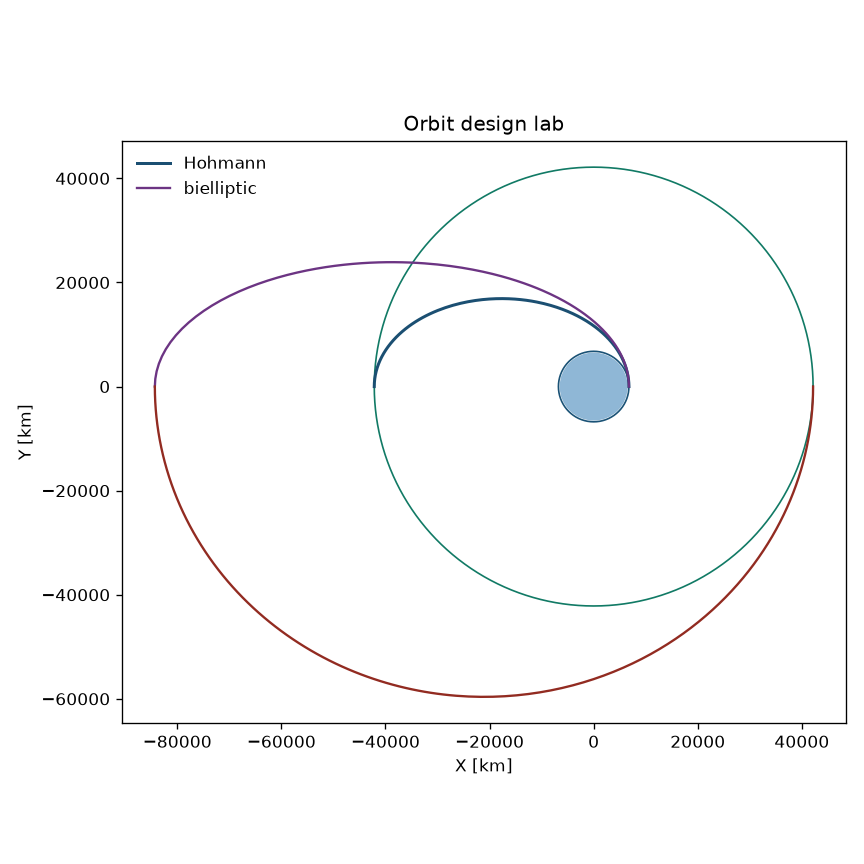

This figure's Python source:
#!/usr/bin/env python3
"""Interactive Earth-orbit design lab.

The seed point is computed by the one-shot ASTRO programs. The HTML page
recomputes the same closed-form results in the browser. The LEO-raise tab is
the impulsive Hohmann reference plus a pure plane-change impulse; gravity
loss stays on ASTRO - MultiBurnLeoRaise.
"""

from __future__ import annotations

import argparse
import importlib.util
import json
import math
import shutil
import subprocess
import sys
import tempfile
import webbrowser
from pathlib import Path

G0 = 9.80665
R0_EARTH = 6.3742e6
OMEGA_E = 7.292115e-5
AE_WGS84 = 6378137.0
J2 = 1.08228e-3
PLOT_TITLE = "Orbit design lab"
SKILL_DIR = Path(__file__).resolve().parent
SKILLS = SKILL_DIR.parent
CHECK_TOL = 1e-6

JS_FILES = [
    "two_body.js",
    "hohmann.js",
    "bielliptic.js",
    "plane_change.js",
    "geo_stationkeeping.js",
    "clohessy_wiltshire.js",
    "phasing.js",
    "lambert.js",
    "drag_delta_v.js",
    "multi_burn_leo_raise.js",
    "orbit_insertion.js",
    "j2_rates.js",
    "coverage.js",
    "launch_azimuth.js",
    "vacuum_propellant.js",
    "ground_track.js",
    "globe.js",
    "map2d.js",
    "lab.js",
]

PARITY_KEYS = [
    "strategy",
    "hohmann_dv",
    "hohmann_tof",
    "hohmann_recommendation",
    "bielliptic_dv",
    "bielliptic_tof",
    "bielliptic_recommendation",
    "plane_dv",
    "geo_ns",
    "geo_ew",
    "geo_total",
    "cw_x",
    "cw_z",
    "cw_null",
    "cw_hold",
    "phase_dv",
    "lambert_dv1",
    "lambert_dv2",
    "drag_dv",
    "raise_dv",
    "raise_plane",
    "raise_gravity",
    "insertion_dv",
    "insertion_where",
    "eclipse_fraction",
    "gt_lat",
    "gt_lon",
    "coverage_swath",
    "coverage_revisit",
    "coverage_lambda",
    "j2_node",
    "j2_apsis",
    "launch_inc",
    "launch_assist",
    "dv_total",
    "m_propellant",
]

ASSUMPTIONS = (
    "Earth-orbit studio; Hohmann and bielliptic are the impulsive circular-orbit "
    "transfers; plane change is 2*v*sin(di/2) on a circular orbit; GEO station-keeping "
    "uses the geostationary radius and the yearly north-south and east-west impulses; "
    "Clohessy-Wiltshire is planar about a circular chief and the budget scalar is the "
    "hypotenuse of the null or hold components; phasing, Lambert parking burns, drag "
    "per revolution, and insertion circularization are the one-shot results; the LEO "
    "raise tab is MultiBurnLeoRaise's impulsive Hohmann plus a plane-change impulse "
    "at the slower circular radius, with gravity loss left at 0; coverage revisit is "
    "the equatorial count and the map draws that swath along the ground track; "
    "VacuumPropellantMass sums the checked named pieces"
)


class DesignError(Exception):
    pass


def print_kv(key: str, value: object) -> None:
    if isinstance(value, float):
        text = f"{value:.8g}"
    else:
        text = str(value)
    print(f"{key}: {text}")


def load_module(folder: str, filename: str, name: str):
    path = SKILLS / folder / filename
    spec = importlib.util.spec_from_file_location(name, path)
    if spec is None or spec.loader is None:
        raise ImportError(path)
    module = importlib.util.module_from_spec(spec)
    sys.modules[name] = module
    spec.loader.exec_module(module)
    return module


def modules() -> dict:
    return {
        "hohmann": load_module("ASTRO - HohmannTransfer", "hohmann_transfer.py", "orbitlab_hohmann"),
        "bielliptic": load_module("ASTRO - BiellipticTransfer", "bielliptic_transfer.py", "orbitlab_bielliptic"),
        "plane": load_module("ASTRO - PlaneChangeImpulse", "plane_change_impulse.py", "orbitlab_plane"),
        "geo": load_module("ASTRO - GeostationaryStationKeeping", "geostationary_station_keeping.py", "orbitlab_geo"),
        "cw": load_module("ASTRO - RelativeOrbitClohessyWiltshire", "relative_orbit_clohessy_wiltshire.py", "orbitlab_cw"),
        "phase": load_module("ASTRO - RendezvousPhasing", "rendezvous_phasing.py", "orbitlab_phase"),
        "lambert": load_module("ASTRO - LambertTransfer", "lambert_transfer.py", "orbitlab_lambert"),
        "drag": load_module("ASTRO - AerodynamicDragDeltaV", "aerodynamic_drag_delta_v.py", "orbitlab_drag"),
        "raise": load_module("ASTRO - MultiBurnLeoRaise", "multi_burn_leo_raise.py", "orbitlab_raise"),
        "insert": load_module("ASTRO - OrbitInsertionFromBurnout", "orbit_insertion_from_burnout.py", "orbitlab_insert"),
        "op": load_module("ASTRO - OrbitalParameters", "orbital_parameters.py", "orbitlab_op"),
        "ground": load_module("ASTRO - GroundTrackEarth", "ground_track_earth.py", "orbitlab_ground"),
        "cover": load_module("ASTRO - CoverageAndRevisit", "coverage_and_revisit.py", "orbitlab_cover"),
        "j2": load_module("ASTRO - J2SecularRates", "j2_secular_rates.py", "orbitlab_j2"),
        "launch": load_module("ASTRO - LaunchAzimuthInclination", "launch_azimuth_inclination.py", "orbitlab_launch"),
        "vac": load_module("ASTRO - VacuumPropellantMass", "vacuum_propellant_mass.py", "orbitlab_vac"),
    }


def default_seed(mods: dict | None = None) -> dict:
    r0 = R0_EARTH
    mu = G0 * r0 * r0
    r1 = r0 + 400000.0
    r2 = (mu / OMEGA_E**2) ** (1.0 / 3.0)
    rb = 2.0 * r2
    r_lam = r0 + 2.0e6
    return {
        "R0": r0,
        "r1": r1,
        "r2": r2,
        "alt": None,
        "ecc": None,
        "rb": rb,
        "strategy": "auto",
        "plane_a": r1,
        "plane_i": math.radians(51.6),
        "plane_di": math.radians(5.0),
        "geo_di": math.radians(0.8),
        "geo_e": 1.0e-4,
        "geo_burns": 12,
        "geo_years": 1.0,
        "cw_x": 1000.0,
        "cw_z": 400.0,
        "cw_xd": 0.05,
        "cw_zd": -0.02,
        "cw_time": 600.0,
        "cw_a": r1,
        "cw_piece": "cw_null",
        "phase_r": r1,
        "phase": math.radians(20.0),
        "phase_lead": "target",
        "phase_revs": 1,
        "lam_r1x": r1,
        "lam_r1y": 0.0,
        "lam_r1z": 0.0,
        "lam_r2x": 0.0,
        "lam_r2y": r_lam,
        "lam_r2z": 0.0,
        "lam_tof": 0.42 * 2.0 * math.pi * math.sqrt(r_lam**3 / mu),
        "lam_way": "short",
        "drag_alt": 400000.0,
        "drag_mass": 500.0,
        "drag_cd": 2.2,
        "drag_area": 1.5,
        "drag_revs": 3,
        "drag_rho": None,
        "raise_r1": r1,
        "raise_r2": r0 + 800000.0,
        "raise_di": math.radians(2.0),
        "ins_r": r1,
        "ins_v": math.sqrt(mu / r1) * 0.99,
        "ins_gamma": math.radians(2.0),
        "el_a": r1,
        "el_e": 0.0,
        "el_i": math.radians(51.6),
        "el_beta": 0.0,
        "gt_a": r1,
        "gt_e": 0.0,
        "gt_i": math.radians(51.6),
        "gt_raan": 0.0,
        "gt_arg": 0.0,
        "gt_nu": 0.0,
        "gt_orbits": 2,
        "cov_alt": 400000.0,
        "cov_elev": math.radians(25.0),
        "cov_i": math.radians(51.6),
        "cov_orbits": 2,
        "j2_a": r1,
        "j2_e": 0.0,
        "j2_i": math.radians(98.0),
        "launch_lat": math.radians(28.5),
        "launch_az": math.radians(90.0),
        "launch_alt": 400000.0,
        "dry": 500.0,
        "isp": 310.0,
        "ve": None,
        "growth": 0.0,
        "budget": {},
    }


def _on(seed: dict, flag: str, fallback: bool) -> bool:
    budget = seed.get("budget") or {}
    if flag not in budget:
        return fallback
    return bool(budget[flag])


def insertion_delta(mod, mu: float, radius_body: float, radius: float, speed: float, gamma: float) -> dict:
    """Same burnout arithmetic as ASTRO - OrbitInsertionFromBurnout.run."""
    energy = speed**2 / 2.0 - mu / radius
    h = radius * speed * math.cos(gamma)
    closed = energy < 0.0 and h > 1.0
    if not closed:
        return {"dv": None, "where": "none"}
    a = -mu / (2.0 * energy)
    ecc = math.sqrt(max(0.0, 1.0 + 2.0 * energy * h * h / (mu * mu)))
    ra = a * (1.0 + ecc)
    nearly = ecc < 1e-4 and abs(gamma) < 1e-3
    if nearly:
        return {"dv": math.sqrt(mu / radius) - speed, "where": "burnout"}
    v_a = math.sqrt(mu * (2.0 / ra - 1.0 / a))
    return {"dv": math.sqrt(mu / ra) - v_a, "where": "apoapsis"}


def compute(seed: dict, mods: dict) -> dict:
    r0 = float(seed["R0"])
    mu = G0 * r0 * r0
    if seed.get("alt") is not None and seed.get("ecc") is not None:
        r1, r2 = mods["hohmann"].radii_from_altitude(r0, float(seed["alt"]), float(seed["ecc"]))
    else:
        r1 = float(seed["r1"])
        r2 = float(seed["r2"])
    rb = float(seed["rb"])
    hoh = mods["hohmann"].solve_transfer(mu, r1, r2, "radii")
    hoh_rec = mods["hohmann"].recommend_against_biparabolic(
        hoh.dv, mods["hohmann"].biparabolic_delta_v(mu, r1, r2)
    )
    bi = mods["bielliptic"].solve_transfer(mu, r1, r2, rb, "radii")
    strategy = seed.get("strategy") or "auto"
    if strategy == "auto":
        strategy = "bielliptic" if bi.recommendation == "bielliptic" else "hohmann"
    plane = mods["plane"].plane_change_impulse(math.sqrt(mu / float(seed["plane_a"])), float(seed["plane_di"]))
    geo = mods["geo"].evaluate(float(seed["geo_di"]), float(seed["geo_e"]), int(seed["geo_burns"]), float(seed["geo_years"]))
    cw = mods["cw"].evaluate(
        float(seed["cw_x"]), float(seed["cw_z"]), float(seed["cw_xd"]), float(seed["cw_zd"]),
        float(seed["cw_time"]), float(seed["cw_a"]), mu,
    )
    phase = mods["phase"].evaluate(
        float(seed["phase_r"]), float(seed["phase"]), str(seed["phase_lead"]), int(seed["phase_revs"]), mu,
    )
    r1v = (float(seed["lam_r1x"]), float(seed["lam_r1y"]), float(seed["lam_r1z"]))
    r2v = (float(seed["lam_r2x"]), float(seed["lam_r2y"]), float(seed["lam_r2z"]))
    lam = mods["lambert"].solve(
        r1v, r2v, float(seed["lam_tof"]), mu, str(seed["lam_way"]),
        math.sqrt(mu / math.hypot(*r1v)), math.sqrt(mu / math.hypot(*r2v)),
    )
    drag = mods["drag"].evaluate(
        float(seed["drag_alt"]), float(seed["drag_mass"]), float(seed["drag_cd"]),
        float(seed["drag_area"]), seed.get("drag_rho"),
    )
    dv1, dv2, dv_h = mods["raise"].hohmann_impulsive(mu, float(seed["raise_r1"]), float(seed["raise_r2"]))
    slower = math.sqrt(mu / max(float(seed["raise_r1"]), float(seed["raise_r2"])))
    di = float(seed["raise_di"])
    dv_plane = 0.0 if abs(di) < 1e-15 else mods["plane"].plane_change_impulse(slower, di)
    inserted = insertion_delta(mods["insert"], mu, r0, float(seed["ins_r"]), float(seed["ins_v"]), float(seed["ins_gamma"]))
    eclipse = mods["op"].circular_orbit_eclipse_fraction(r0, float(seed["el_a"]), float(seed["el_beta"]))
    body = mods["ground"].resolve_body(None if r0 == R0_EARTH else r0, None, None, None, None)
    gt_orbit = mods["ground"].orbit_from_elements(
        body.mu, float(seed["gt_a"]), float(seed["gt_e"]), float(seed["gt_i"]),
        float(seed["gt_raan"]), float(seed["gt_arg"]), float(seed["gt_nu"]), None, "elements",
    )
    sub = mods["ground"].subsatellite_at(body, gt_orbit, gt_orbit.period / 4.0, 0.0, 0.0)
    cover = mods["cover"].evaluate(mods["cover"].R0_EARTH + float(seed["cov_alt"]), float(seed["cov_elev"]))
    j2_body = mods["j2"].resolve_body(None, None, None, None)
    rates = mods["j2"].evaluate_rates(j2_body, float(seed["j2_a"]), float(seed["j2_e"]), float(seed["j2_i"]))
    launch_i = mods["launch"].inclination_from_azimuth(float(seed["launch_lat"]), float(seed["launch_az"]))
    launch_assist = mods["launch"].rotation_assist(
        mods["launch"].OMEGA_E, mods["launch"].R_WGS84, float(seed["launch_lat"]), float(seed["launch_az"])
    )
    cw_null = math.hypot(cw["dv_null_x_m_s"], cw["dv_null_z_m_s"])
    cw_hold = math.hypot(cw["dv_hold_x_m_s"], cw["dv_hold_z_m_s"])
    pieces: list[tuple[str, float]] = []
    if _on(seed, "hohmann", strategy == "hohmann"):
        pieces += [("hohmann_depart", hoh.dv_depart), ("hohmann_arrive", hoh.dv_arrive)]
    if _on(seed, "bielliptic", strategy == "bielliptic"):
        pieces += [("bielliptic_1", bi.dv1), ("bielliptic_2", bi.dv2), ("bielliptic_3", bi.dv3)]
    if _on(seed, "plane", False):
        pieces.append(("plane_change", plane))
    if _on(seed, "geo", False):
        pieces += [("geo_ns", geo["dv_ns_m_s"]), ("geo_ew", geo["dv_ew_m_s"])]
    if _on(seed, "phasing", False):
        pieces.append(("phasing", float(phase["dv_total_m_s"])))
    if _on(seed, "lambert", False):
        pieces += [("lambert_depart", float(lam["dv1_m_s"])), ("lambert_arrive", float(lam["dv2_m_s"]))]
    if _on(seed, "cw", False):
        pieces.append((str(seed.get("cw_piece") or "cw_null"), cw_hold if seed.get("cw_piece") == "cw_hold" else cw_null))
    if _on(seed, "drag", False):
        pieces.append(("drag", float(drag["dv_per_rev_m_s"]) * float(seed["drag_revs"])))
    if _on(seed, "raise", False):
        pieces.append(("leo_raise", dv_h + dv_plane))
    if _on(seed, "insertion", False):
        pieces.append(("circularization", float(inserted["dv"] or 0.0)))
    dv_total = sum(piece for _name, piece in pieces)
    prop = None
    if seed.get("dry") and (seed.get("isp") or seed.get("ve")) and pieces:
        ve = mods["vac"].exhaust_speed(seed.get("isp"), seed.get("ve"))
        _final, propellant, _wet = mods["vac"].propellant_mass(
            float(seed["dry"]), float(seed.get("growth") or 0.0), dv_total, ve
        )
        prop = propellant
    return {
        "ok": True,
        "mu": mu,
        "r1": r1,
        "r2": r2,
        "rb": rb,
        "strategy": strategy,
        "hohmann_dv": hoh.dv,
        "hohmann_dv_depart": hoh.dv_depart,
        "hohmann_dv_arrive": hoh.dv_arrive,
        "hohmann_tof": hoh.tof,
        "hohmann_recommendation": hoh_rec,
        "bielliptic_dv": bi.dv,
        "bielliptic_dv1": bi.dv1,
        "bielliptic_dv2": bi.dv2,
        "bielliptic_dv3": bi.dv3,
        "bielliptic_tof": bi.tof,
        "bielliptic_recommendation": bi.recommendation,
        "plane_dv": plane,
        "geo_ns": geo["dv_ns_m_s"],
        "geo_ew": geo["dv_ew_m_s"],
        "geo_total": geo["dv_total_m_s"],
        "cw_x": cw["x_m"],
        "cw_z": cw["z_m"],
        "cw_null": cw_null,
        "cw_hold": cw_hold,
        "phase_dv": float(phase["dv_total_m_s"]),
        "lambert_dv1": float(lam["dv1_m_s"]),
        "lambert_dv2": float(lam["dv2_m_s"]),
        "drag_dv": float(drag["dv_per_rev_m_s"]),
        "raise_dv": dv_h + dv_plane,
        "raise_plane": dv_plane,
        "raise_gravity": 0.0,
        "insertion_dv": inserted["dv"],
        "insertion_where": inserted["where"],
        "eclipse_fraction": eclipse,
        "gt_lat": sub.lat_geodetic,
        "gt_lon": sub.lon,
        "coverage_swath": float(cover["swath_m"]),
        "coverage_revisit": int(cover["revisit_periods"]),
        "coverage_lambda": float(cover["lambda_rad"]),
        "j2_node": rates.omega_dot_node,
        "j2_apsis": rates.omega_dot_apsis,
        "launch_inc": launch_i,
        "launch_assist": launch_assist,
        "dv_total": dv_total,
        "m_propellant": prop,
        "pieces": [{"name": name, "dv": dv} for name, dv in pieces],
        "_hoh": hoh,
        "_bi": bi,
    }


def density_table(drag_mod) -> list[list[float]]:
    rows = []
    alt = 90000.0
    while alt <= 800000.0 + 1.0:
        rho, _source = drag_mod.density_at(alt, None)
        rows.append([alt, float(rho)])
        alt += 5000.0
    return rows


def read_lab_js() -> str:
    return "\n".join((SKILL_DIR / "js" / name).read_text(encoding="utf-8") for name in JS_FILES)


def embed_json(payload: object) -> str:
    return json.dumps(payload, separators=(",", ":")).replace("<", "\\u003c")


def bake_html(seed: dict, pack: dict) -> str:
    template = (SKILL_DIR / "viewer" / "template.html").read_text(encoding="utf-8")
    three = (SKILL_DIR / "viewer" / "three.min.js").read_text(encoding="utf-8")
    if "</script>" in three.lower():
        three = three.replace("</script>", "<\\/script>").replace("</SCRIPT>", "<\\/SCRIPT>")
    html = template.replace("__TITLE__", PLOT_TITLE)
    html = html.replace("__SEED_JSON__", embed_json(seed))
    html = html.replace("__PACK_JSON__", embed_json(pack))
    html = html.replace("__THREE_SOURCE__", three)
    html = html.replace("__LAB_JS__", read_lab_js().replace("</", "<\\/"))
    for token in ("__TITLE__", "__SEED_JSON__", "__PACK_JSON__", "__THREE_SOURCE__", "__LAB_JS__"):
        if token in html:
            raise DesignError(f"viewer template still contains {token}")
    return html


def write_png(path: Path, result: dict) -> None:
    import matplotlib.pyplot as plt

    hoh = result["_hoh"]
    bi = result["_bi"]

    def polar(peri: float, apo: float, nu0: float, nu1: float, count: int = 181):
        a = 0.5 * (peri + apo)
        ecc = 0.0 if math.isclose(peri, apo, rel_tol=1e-12) else (apo - peri) / (apo + peri)
        xs = []
        ys = []
        for index in range(count):
            nu = nu0 + (nu1 - nu0) * index / (count - 1)
            radius = a * (1.0 - ecc * ecc) / (1.0 + ecc * math.cos(nu))
            xs.append(radius * math.cos(nu) / 1000.0)
            ys.append(radius * math.sin(nu) / 1000.0)
        return xs, ys

    fig, ax = plt.subplots(figsize=(7.2, 7.2))
    theta = [2.0 * math.pi * i / 360 for i in range(361)]
    ax.plot([result["r1"] * math.cos(t) / 1000.0 for t in theta], [result["r1"] * math.sin(t) / 1000.0 for t in theta], color="#1a5276", lw=1.0)
    ax.plot([result["r2"] * math.cos(t) / 1000.0 for t in theta], [result["r2"] * math.sin(t) / 1000.0 for t in theta], color="#117a65", lw=1.0)
    hx, hy = polar(hoh.r_depart if hoh.direction != "inward" else hoh.r_arrive, hoh.r_arrive if hoh.direction != "inward" else hoh.r_depart, 0.0, math.pi)
    ax.plot(hx, hy, color="#1b4f72", lw=1.8, label="Hohmann")
    bx, by = polar(min(result["r1"], result["rb"]), max(result["r1"], result["rb"]), 0.0, math.pi)
    ax.plot(bx, by, color="#6c3483", lw=1.4, label="bielliptic")
    cx, cy = polar(min(result["r2"], result["rb"]), max(result["r2"], result["rb"]), math.pi, 2.0 * math.pi)
    ax.plot(cx, cy, color="#922b21", lw=1.4)
    earth = plt.Circle((0.0, 0.0), R0_EARTH / 1000.0, color="#8fb7d6", zorder=0)
    ax.add_patch(earth)
    ax.set_aspect("equal", adjustable="box")
    ax.set_xlabel("X [km]")
    ax.set_ylabel("Y [km]")
    ax.set_title(PLOT_TITLE)
    ax.legend(frameon=False)
    fig.tight_layout()
    path.parent.mkdir(parents=True, exist_ok=True)
    fig.savefig(path, dpi=120)
    plt.close(fig)


def emit(result: dict, png: Path, html: Path) -> None:
    print_kv("title", PLOT_TITLE)
    print_kv("assumptions", ASSUMPTIONS)
    print_kv("strategy", result["strategy"])
    print_kv("r1_m", result["r1"])
    print_kv("r2_m", result["r2"])
    print_kv("rb_m", result["rb"])
    print_kv("hohmann_dv_m_s", result["hohmann_dv"])
    print_kv("hohmann_tof_s", result["hohmann_tof"])
    print_kv("hohmann_recommendation", result["hohmann_recommendation"])
    print_kv("bielliptic_dv_m_s", result["bielliptic_dv"])
    print_kv("bielliptic_tof_s", result["bielliptic_tof"])
    print_kv("bielliptic_recommendation", result["bielliptic_recommendation"])
    print_kv("plane_dv_m_s", result["plane_dv"])
    print_kv("geo_ns_m_s", result["geo_ns"])
    print_kv("geo_ew_m_s", result["geo_ew"])
    print_kv("cw_null_m_s", result["cw_null"])
    print_kv("phase_dv_m_s", result["phase_dv"])
    print_kv("lambert_dv1_m_s", result["lambert_dv1"])
    print_kv("lambert_dv2_m_s", result["lambert_dv2"])
    print_kv("drag_dv_per_rev_m_s", result["drag_dv"])
    print_kv("raise_dv_m_s", result["raise_dv"])
    print_kv("raise_note", "impulsive reference; gravity loss is 0 in this lab")
    print_kv("insertion_dv_m_s", result["insertion_dv"])
    print_kv("coverage_swath_m", result["coverage_swath"])
    print_kv("coverage_revisit_periods", result["coverage_revisit"])
    print_kv("dv_total_m_s", result["dv_total"])
    print_kv("m_propellant_kg", result["m_propellant"])
    print_kv("graph", str(png))
    print_kv("viewer", str(html))


def _close(got: object, expected: object) -> bool:
    if isinstance(expected, str) or isinstance(got, str):
        return got == expected
    if expected is None or got is None:
        return got is None and expected is None
    scale = max(abs(float(expected)), 1.0)
    return abs(float(got) - float(expected)) <= CHECK_TOL * scale


def node_parity(pack: dict, cases: list[tuple[str, dict, dict]]) -> str:
    node = shutil.which("node")
    if node is None:
        return "skipped"
    runner = r"""
const vm = require("vm");
const fs = require("fs");
const code = fs.readFileSync(process.argv[2], "utf8");
const payload = JSON.parse(fs.readFileSync(process.argv[3], "utf8"));
const context = { Math: Math, console: console, isFinite: isFinite, Number: Number, String: String, JSON: JSON };
vm.createContext(context);
vm.runInContext(code, context);
const designs = payload.cases.map(function (item) {
  try {
    return context.Lab.compute(item.seed, payload.pack);
  } catch (err) {
    return { ok: false, error: String(err && err.message || err) };
  }
});
process.stdout.write(JSON.stringify({ designs: designs }));
"""
    with tempfile.TemporaryDirectory() as folder:
        root = Path(folder)
        script = root / "run.js"
        payload = root / "payload.json"
        source = root / "lab.js"
        script.write_text(runner, encoding="utf-8")
        source.write_text(read_lab_js(), encoding="utf-8")
        payload.write_text(
            json.dumps({"pack": pack, "cases": [{"name": name, "seed": seed} for name, seed, _expected in cases]}),
            encoding="utf-8",
        )
        completed = subprocess.run([node, str(script), str(source), str(payload)], text=True, capture_output=True, check=False)
        if completed.returncode != 0:
            raise DesignError(completed.stderr.strip() or "node parity failed")
        report = json.loads(completed.stdout)
    for (name, _seed, expected), got in zip(cases, report["designs"]):
        if not got.get("ok"):
            raise DesignError(f"{name} JS failed: {got.get('error')}")
        for key in PARITY_KEYS:
            if not _close(got.get(key), expected.get(key)):
                raise DesignError(f"{name} {key}: JS {got.get(key)!r} != Python {expected.get(key)!r}")
    return "pass"


def public_seed(seed: dict) -> dict:
    return {key: value for key, value in seed.items()}


def run_check() -> int:
    mods = modules()
    seed = default_seed(mods)
    point = compute(seed, mods)
    pack = {"density": density_table(mods["drag"])}
    parity = node_parity(pack, [("default", seed, point)])
    print_kv("node_parity", parity)
    if point["bielliptic_dv"] <= 0.0 or point["hohmann_dv"] <= 0.0:
        print("CHECK FAIL: transfer delta-v", file=sys.stderr)
        return 1
    if point["coverage_swath"] <= 0.0:
        print("CHECK FAIL: coverage swath", file=sys.stderr)
        return 1
    print_kv("check", "pass")
    return 0


def parse_args(argv: list[str] | None) -> argparse.Namespace:
    parser = argparse.ArgumentParser(description="Bake the orbit design lab.")
    parser.add_argument("--r1", type=float, default=None)
    parser.add_argument("--r2", type=float, default=None)
    parser.add_argument("--alt", type=float, default=None)
    parser.add_argument("--ecc", type=float, default=None)
    parser.add_argument("--rb", type=float, default=None)
    parser.add_argument("--R0", type=float, default=None)
    parser.add_argument("--strategy", choices=("auto", "hohmann", "bielliptic"), default=None)
    parser.add_argument("--out", type=Path, default=None)
    parser.add_argument("--open", action="store_true")
    parser.add_argument("--check", action="store_true")
    return parser.parse_args(argv)


def main(argv: list[str] | None = None) -> int:
    args = parse_args(argv)
    if args.check:
        try:
            return run_check()
        except (DesignError, ValueError) as exc:
            print(f"CHECK FAIL: {exc}", file=sys.stderr)
            return 1
    mods = modules()
    seed = default_seed(mods)
    if args.R0 is not None:
        seed["R0"] = args.R0
    if args.alt is not None or args.ecc is not None:
        if args.alt is None or args.ecc is None:
            print("error: pass both --alt and --ecc", file=sys.stderr)
            return 2
        seed["alt"] = args.alt
        seed["ecc"] = args.ecc
        seed["r1"] = None
        seed["r2"] = None
    else:
        if args.r1 is not None:
            seed["r1"] = args.r1
        if args.r2 is not None:
            seed["r2"] = args.r2
    if args.rb is not None:
        seed["rb"] = args.rb
    if args.strategy is not None:
        seed["strategy"] = args.strategy
    try:
        result = compute(seed, mods)
    except ValueError as exc:
        print(f"error: {exc}", file=sys.stderr)
        return 2
    if seed.get("alt") is not None:
        seed["r1"] = result["r1"]
        seed["r2"] = result["r2"]
        seed["alt"] = None
        seed["ecc"] = None
    winning = "bielliptic" if result["strategy"] == "bielliptic" else "hohmann"
    seed["budget"] = {winning: True}
    result = compute(seed, mods)
    pack = {"density": density_table(mods["drag"])}
    png = Path(args.out).resolve() if args.out else SKILL_DIR / "orbit_design_lab.png"
    if png.suffix.lower() != ".png":
        png = png.with_suffix(".png")
    html_path = png.with_suffix(".html")
    try:
        write_png(png, result)
        html_path.write_text(bake_html(public_seed(seed), pack), encoding="utf-8")
    except (OSError, DesignError, ValueError) as exc:
        print(f"error: {exc}", file=sys.stderr)
        return 2
    emit(result, png, html_path)
    if args.open:
        webbrowser.open(html_path.as_uri())
    return 0


if __name__ == "__main__":
    sys.exit(main())
